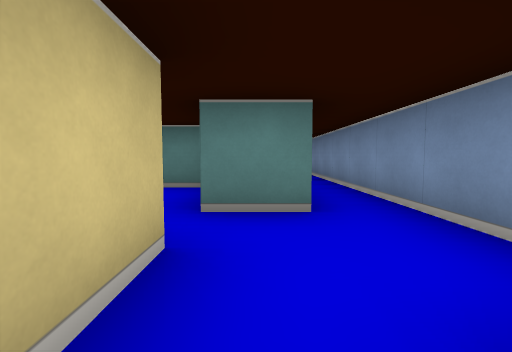
View 1 (above)

18 first-person views from a walk through a cub3D ray-caster map. The camera is about half as high as the walls, tilts 4° down and sees 85° across. The floor is counted in squares. Each view is taken from the middle of a square. On the plan, view 1 faces up. The plan holds only what a view shows up to about 9 squares ahead; the rest is blank.

View 2
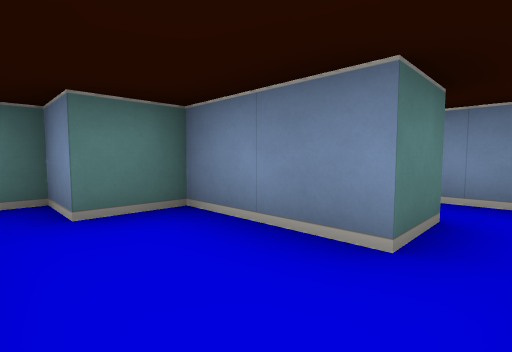

View 3
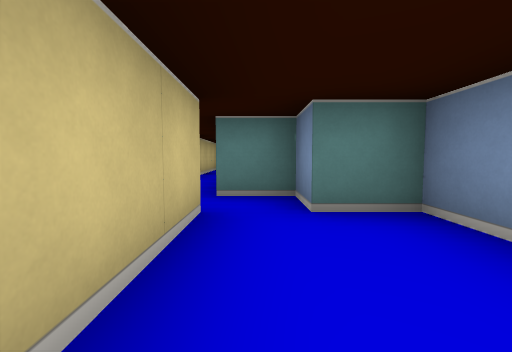

View 4
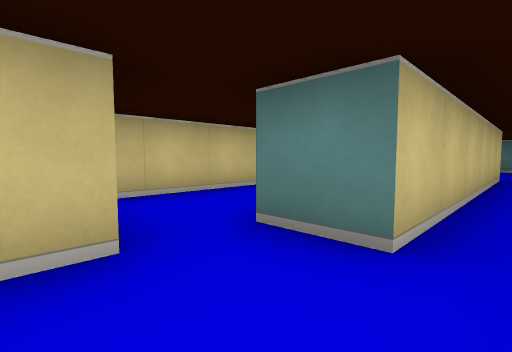

View 5
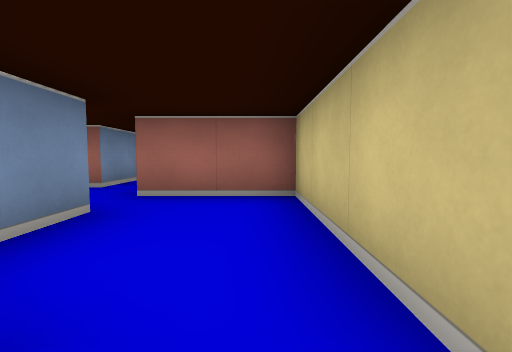

View 6
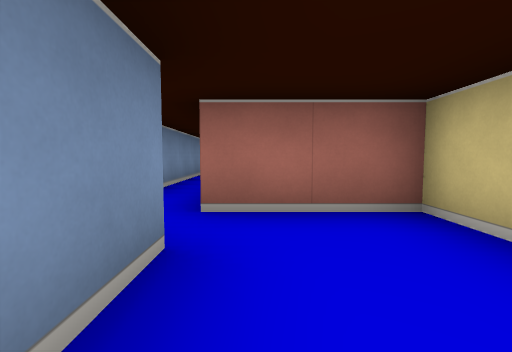

View 7
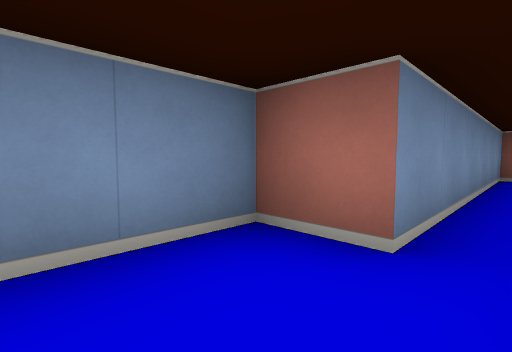

View 8
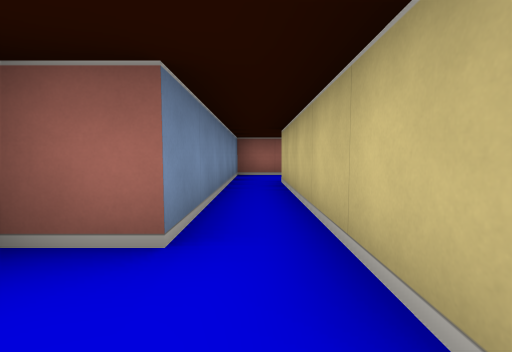

View 9
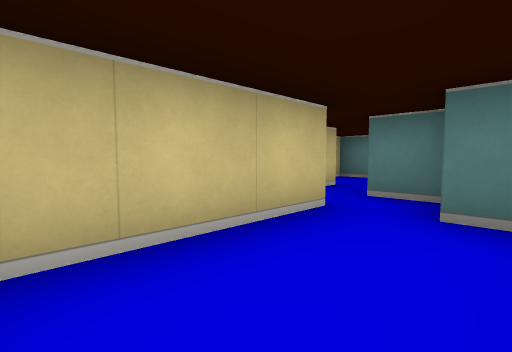

View 10
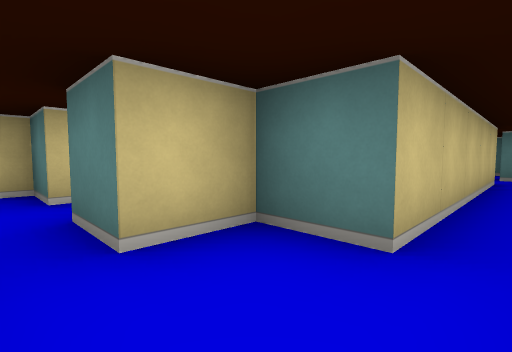

View 11
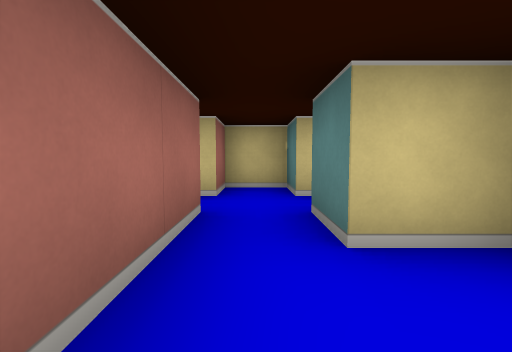

View 12
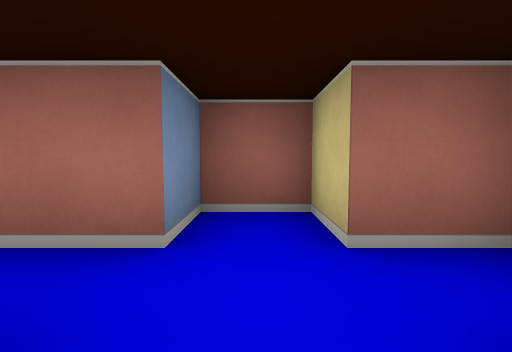

View 13
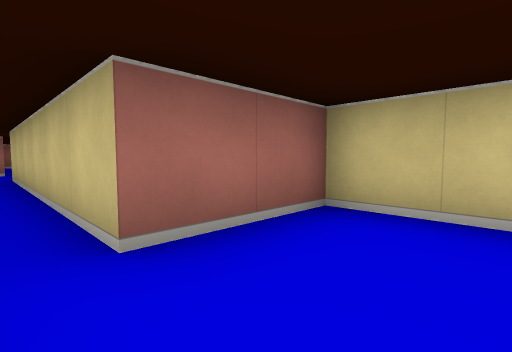

View 14
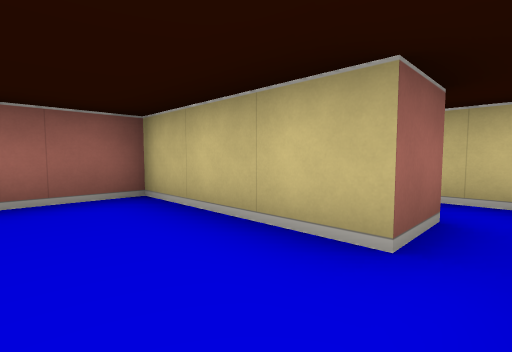

View 15
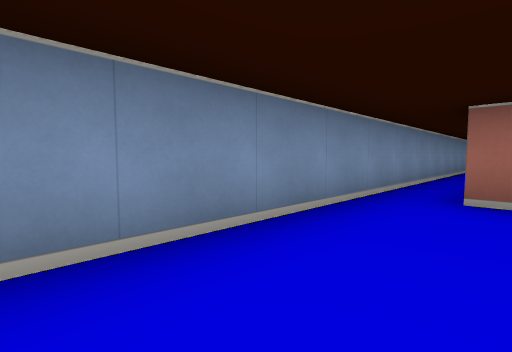

View 16
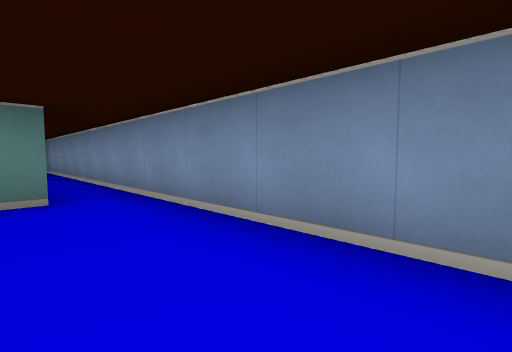

View 17
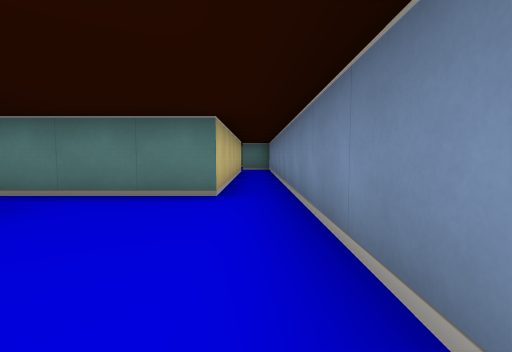

View 18
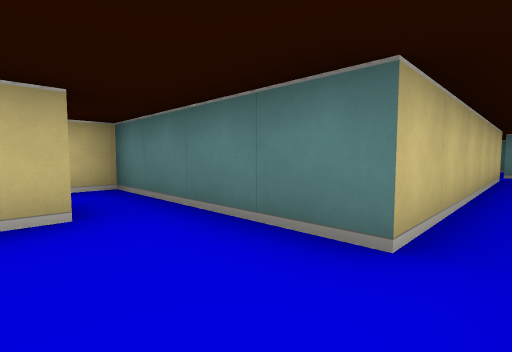

### Floor plan
Points are (right, up) in squares from view 1. A wall is a line through its corners. A room is listed if a view was taken in it or the views show most of it. See-through windows are left out.
Room 1 (views 1, 10, 11)
walls: (-1.5, -5.5) (0.5, -5.5) (0.5, 0.5); (-0.5, 0.5) (-0.5, -3.5) (-1.5, -3.5) (-1.5, -4.5)
ways out: opening at (0, 0) to room 3; opening at (-2, -5) to room 5
Room 2 (views 2, 3, 6, 9)
walls: (-0.5, 2.5) (-0.5, 4.5) (-1.5, 4.5); (-2.5, 4.6) (-2.5, 1.5) (-0.5, 1.5)
ways out: opening at (-1, 2) to room 3; opening at (-2, 5) to room 4
Room 3 (views 4, 7, 8)
walls: (-0.5, 1.5) (-0.5, 0.5); (0.5, 0.5) (1.5, 0.5) (1.5, 8.5); (0.5, 8.5) (0.5, 2.5) (-0.5, 2.5)
ways out: opening at (0, 0) to room 1; opening at (-1, 2) to room 2; opening at (1, 8) to room 6
Room 4 (view 5)
walls: (-3.8, 8.5) (-4.5, 8.5); (-3.5, 6.6) (-3.5, 6.1); (-2.6, 11.5) (-1.5, 11.5); (-1.5, 4.5) (-1.5, 5.5) (-2.5, 5.5); (-1.5, 12.5) (-3.5, 12.5) (-3.5, 9.5)
ways out: opening at (-2, 5) to room 2; opening at (-2, 12) to room 6
Room 5 (view 12)
walls: (-3.5, -4.5) (-4.5, -4.5) (-4.5, -5.5) (-3.5, -5.5) (-3.5, -6.5) (-2.5, -6.5) (-2.5, -5.5) (-1.5, -5.5); (-1.5, -4.5) (-2.5, -4.5)
ways out: opening at (-2, -5) to room 1
Room 6 (views 13, 14, 15, 16, 17, 18)
walls: (-1.5, 11.5) (-1.5, 8.5) (0.5, 8.5); (1.5, 8.5) (1.5, 18.5); (0.5, 18.5) (0.5, 12.5) (-1.5, 12.5)
ways out: opening at (1, 8) to room 3; opening at (-2, 12) to room 4; opening at (1, 19)

Positions as (right, up) in squares from view 1, and headings:
1: (0, 0), facing up
2: (-2, 2), facing up-right
3: (-2, 2), facing up
4: (1, 1), facing up-left
5: (-2, 5), facing down
6: (-1, 4), facing down
7: (0, 2), facing down-right
8: (0, 2), facing down
9: (-1, 2), facing up-left
10: (0, -5), facing up-left
11: (0, -5), facing left
12: (-3, -4), facing down
13: (1, 10), facing down-left
14: (0, 12), facing down-left
15: (0, 12), facing down-right
16: (0, 9), facing up-right
17: (1, 9), facing up
18: (1, 11), facing up-left
